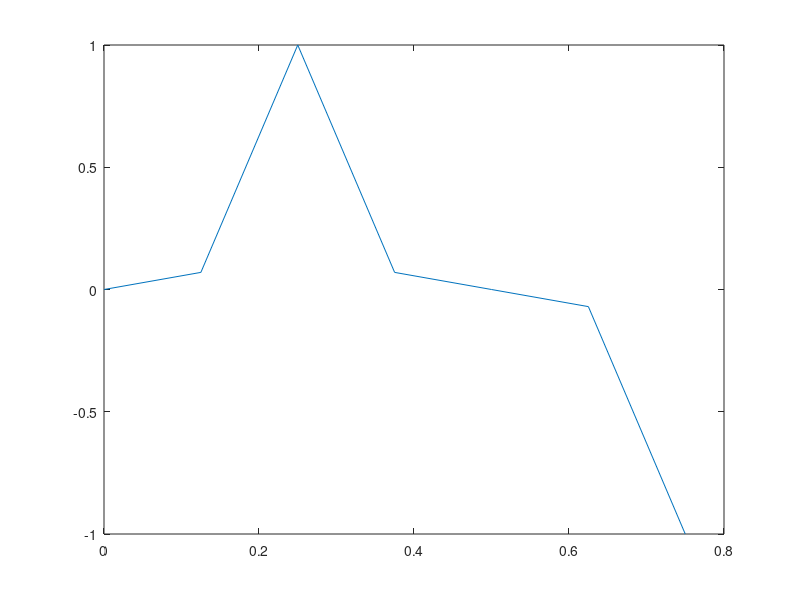

Reproduce this figure in MATLAB. (Note: this script raises an error after producing the figure.)
%%
% Spektralanalyse
x = [0 0.07 1 0.07 0 -0.07 -1];

% Sampling Frequenz
Fs = 8;

% Aus der Sampling-Frequenz bekommt man das Sampling-Intervall:
Ts = 1/Fs;

% Länge des Signalvektors:
N = length(x);

% Dauer des Signals:
T = N * Ts;

% Zeit-Vektor:
t = [0:Ts:T-Ts];

% Plotten des diskretisiertem Signal:
plot(t, x);

%%
% Signal-Vektor Beispiel

% Signal-Vektor
x = readmatrix("Data/Signal.csv");

% Sampling Frequenz
Fs = 1000;

% Aus der Sampling-Frequenz bekommt man das Sampling-Intervall:
Ts = 1/Fs;

% Länge des Signalvektors:
N = length(x);

% Dauer des Signals:
T = N * Ts;

% Zeit-Vektor:
t = [0:Ts:T-Ts];

% Plotten des diskretisiertem Signal:
plot(t, x);

%%
% Nicht-stationäre Signale -> Für Elise
[x Fs] = audioread('Data/FurElise.wav');
stft(x, Fs, 'Window', rectwin(128), 'OverlapLength', 0);
stft(x, Fs, 'Window', rectwin(4096), 'OverlapLength', 0);

%%
% Wavelet
[x Fs] = audioread('Data/FurElise.wav');
cwt(x, Fs);